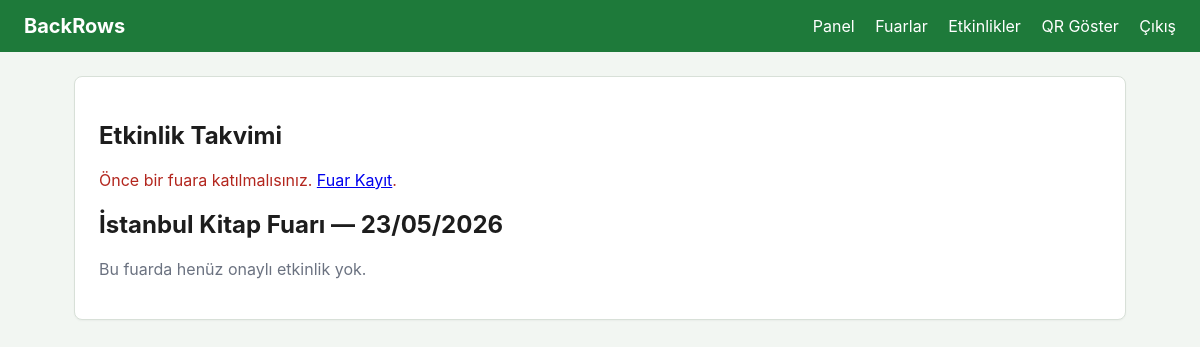
Before: /ziyaretci/events?fuar_id=1 (signed in) with the older database file.
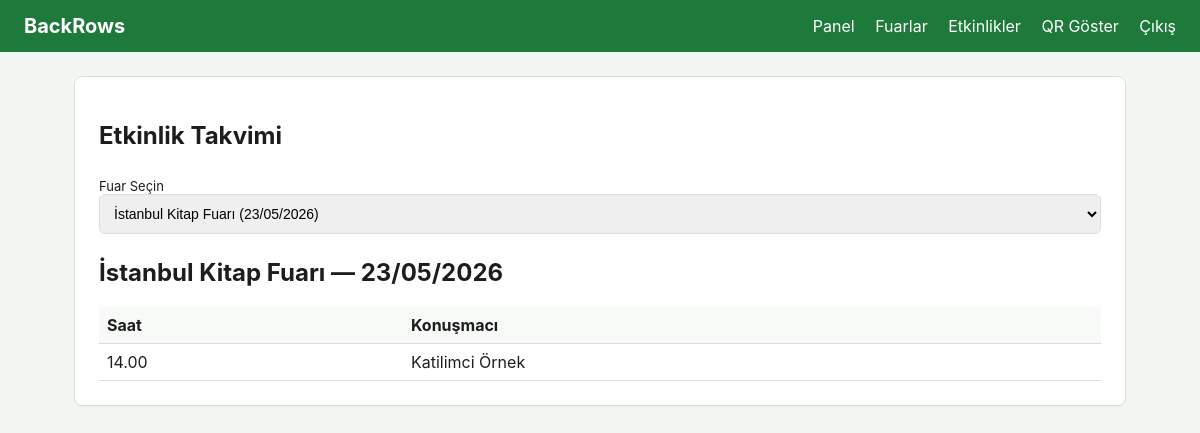
After: the same page with the newer database file.
### tables this page shows
CREATE TABLE etkinlikler (
    id          INTEGER PRIMARY KEY AUTOINCREMENT,
    fuar_id     INTEGER NOT NULL REFERENCES fuarlar(id) ON DELETE CASCADE,
    saat        TEXT NOT NULL,
    konusmaci   TEXT NOT NULL,
    status      TEXT NOT NULL DEFAULT 'onayli' CHECK(status IN ('onayli','bekliyor')),
    UNIQUE(fuar_id, saat)
);

### app/routers/ziyaretci.py (the view)
@router.get("/events")
async def events_page(
    request: Request,
    user=Depends(require_ziyaretci),
    fuar_id: int | None = None,
):
    benim = list_user_fuarlar(user["id"])
    secili_fuar = None
    etkinlikler = []
    if fuar_id is not None:
        secili_fuar = get_fuar(fuar_id)
        if secili_fuar:
            etkinlikler = [
                e
                for e in list_etkinlikler(status="onayli")
                if e["fuar_id"] == fuar_id
            ]
    return templates.TemplateResponse(
        request,
        "ziyaretci/events.html",
        {
            "benim": benim,
            "secili_fuar": secili_fuar,
            "fuar_id": fuar_id,
            "etkinlikler": etkinlikler,
        },
    )

### templates/ziyaretci/events.html (shortened to what this page needs)
{% extends "base.html" %}
{% block nav %}{% include "ziyaretci/_nav.html" %}{% endblock %}
{% block content %}
<section class="card">
    <h1>Etkinlik Takvimi</h1>
    {% if benim %}
    <form method="get" action="/ziyaretci/events" class="grid-form">
        <label>Fuar Seçin
            <select name="fuar_id" onchange="this.form.submit()">
                {% for f in benim %}
                    <option value="{{ f['id'] }}" {% if fuar_id == f['id'] %}selected{% endif %}>{{ f["ad"] }} ({{ f["tarih"] }})</option>
                {% endfor %}
            </select>
        </label>
    </form>
    {% else %}
    <p class="error">Önce bir fuara katılmalısınız. <a href="/ziyaretci/fairs">Fuar Kayıt</a>.</p>
    {% endif %}
    {% if secili_fuar %}
        <h2>{{ secili_fuar["ad"] }} — {{ secili_fuar["tarih"] }}</h2>
        {% if etkinlikler %}
        <table>
            <thead><tr><th>Saat</th><th>Konuşmacı</th></tr></thead>
            <tbody>
            {% for e in etkinlikler %}
                <tr><td>{{ e["saat"] }}</td><td>{{ e["konusmaci"] }}</td></tr>
            {% endfor %}
            </tbody>
        </table>
        {% else %}
        <p class="muted">Bu fuarda henüz onaylı etkinlik yok.</p>
        {% endif %}
    {% endif %}
</section>
{% endblock %}

Changed rows visible on the page:
now on this page (row edited): etkinlikler: saat "14.00", konusmaci "Katilimci Örnek"
Other visible differences:
form field fuar_id: (not shown) → "İstanbul Kitap Fuarı (23/05/2026)"
text no longer shown: "Önce bir fuara katılmalısınız. Fuar Kayıt . Bu fuarda henüz onaylı etkinlik yok."
text now shown: "Fuar Seçin Saat Konuşmacı"
